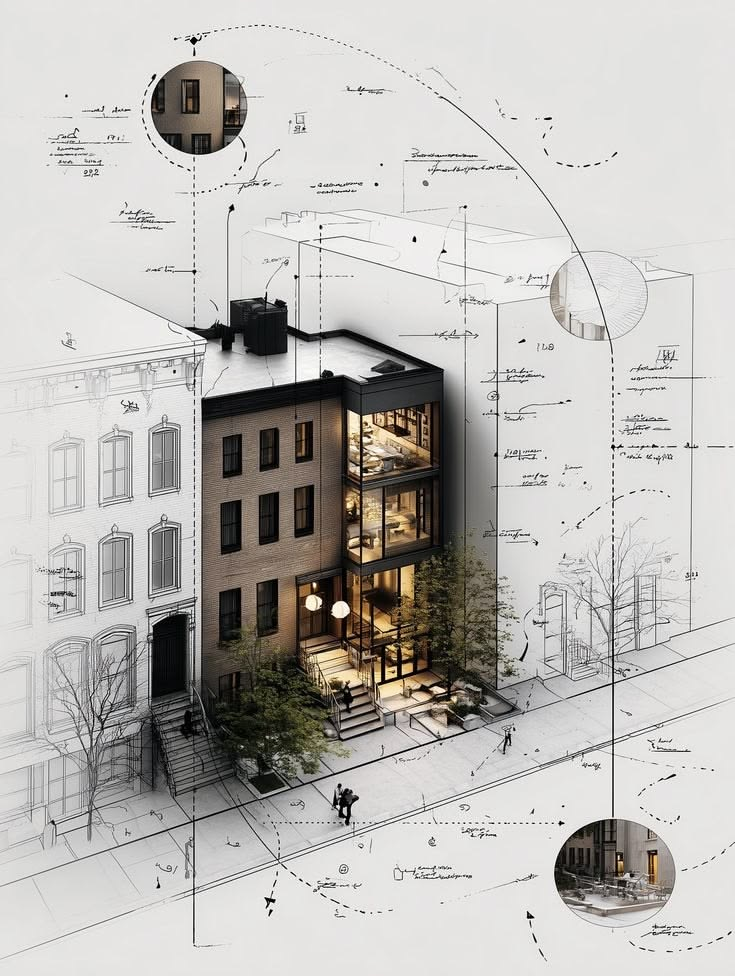
#> input picture match-cut/source.jpg, 735 x 976 px
$ python render.py
#> lines starting #> are read from the running program, lines starting #| are printed output that depends on the picture
"""Sketch-to-render match cut: blueprint pencil pass -> photoreal reveal -> iris into an inset.

Usage: python3 render.py   (writes frames to ./frames and match-cut.mp4 via ffmpeg)
"""
import os, shutil, subprocess
import numpy as np
from PIL import Image, ImageFilter

HERE = os.path.dirname(os.path.abspath(__file__))
FPS, DUR = 30, 8.0
OUT_W, OUT_H = 720, 960

photo = Image.open(os.path.join(HERE, "source.jpg")).convert("RGB")
#> photo is the input picture: PIL image 735x976 RGB; mean R, G, B 189.1, 187, 183.7
W, H = photo.size
#> W = 735; H = 976
P = np.asarray(photo, dtype=np.float32)

# Pencil-sketch pass: colour-dodge of grayscale over its blurred inverse.
gray = np.asarray(photo.convert("L"), dtype=np.float32)
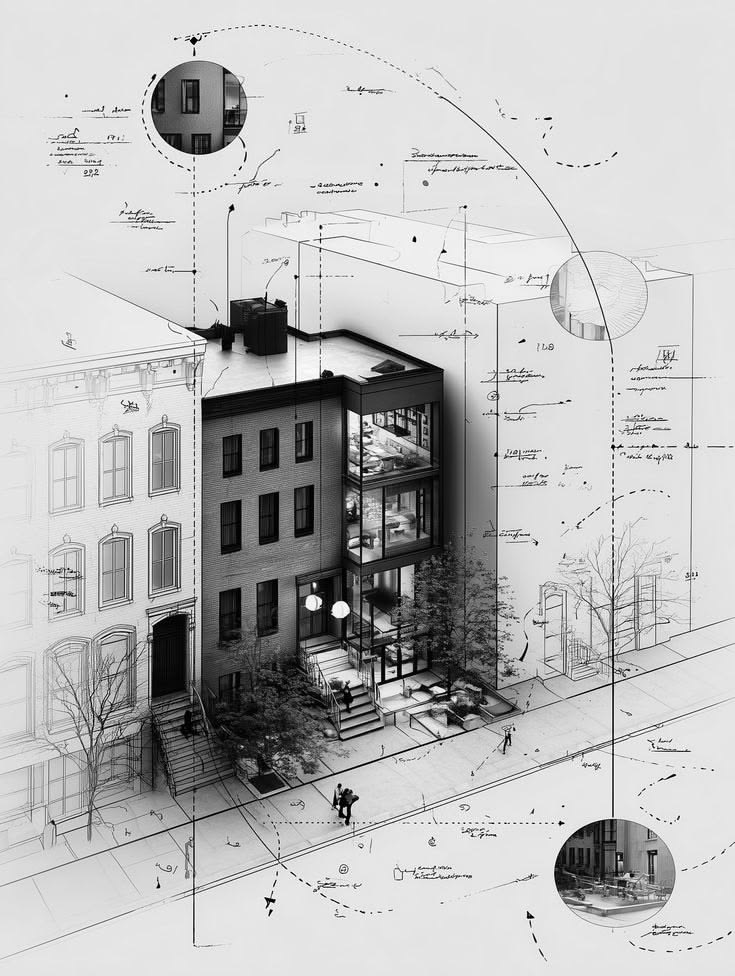
#> gray: shape (976, 735) float32; min 0, max 255, mean 187.3
blur = np.asarray(Image.fromarray((255 - gray).astype(np.uint8)).filter(ImageFilter.GaussianBlur(10)), dtype=np.float32)
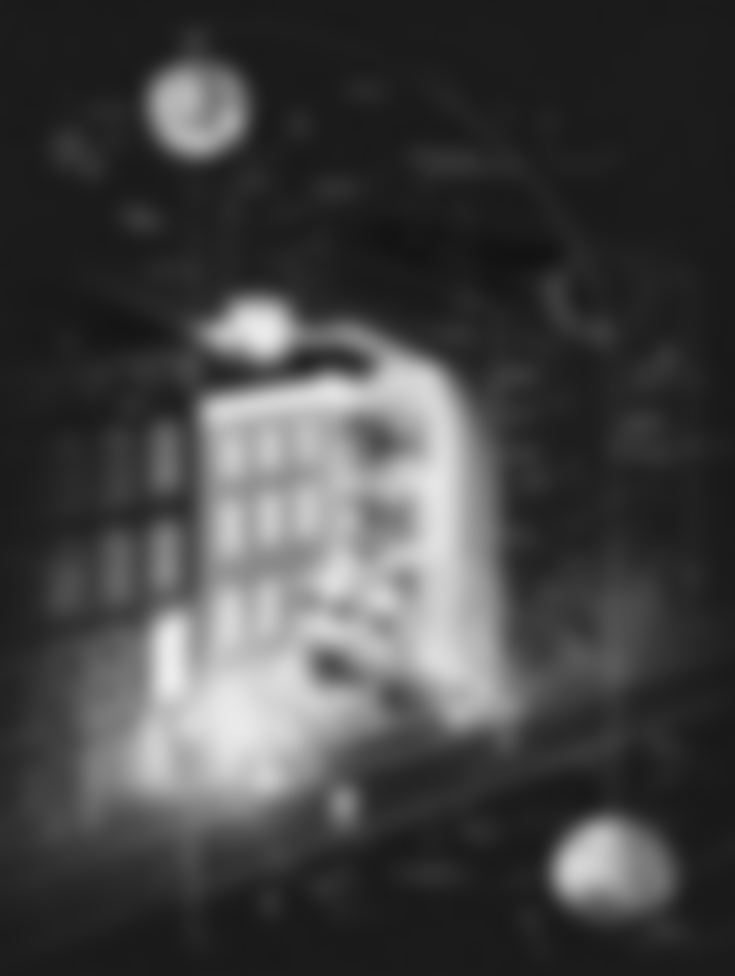
#> blur: shape (976, 735) float32; min 18, max 236, mean 67.7
sketch = np.clip(gray * 255.0 / np.maximum(255.0 - blur, 1.0), 0, 255)
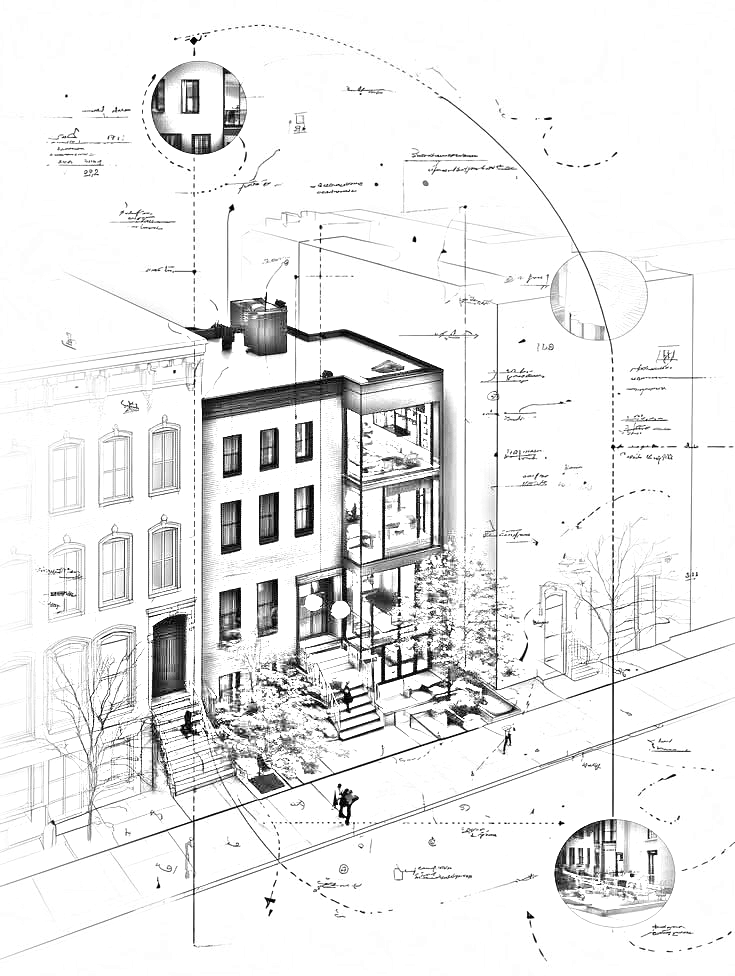
#> sketch: shape (976, 735) float32; min 0, max 255, mean 235.8
sketch = 255 - (255 - sketch) * 1.35                      # darken the lines
paper = np.array([244, 242, 236], dtype=np.float32)       # warm paper tone
S = np.clip(sketch[..., None] / 255.0 * paper, 0, 255)
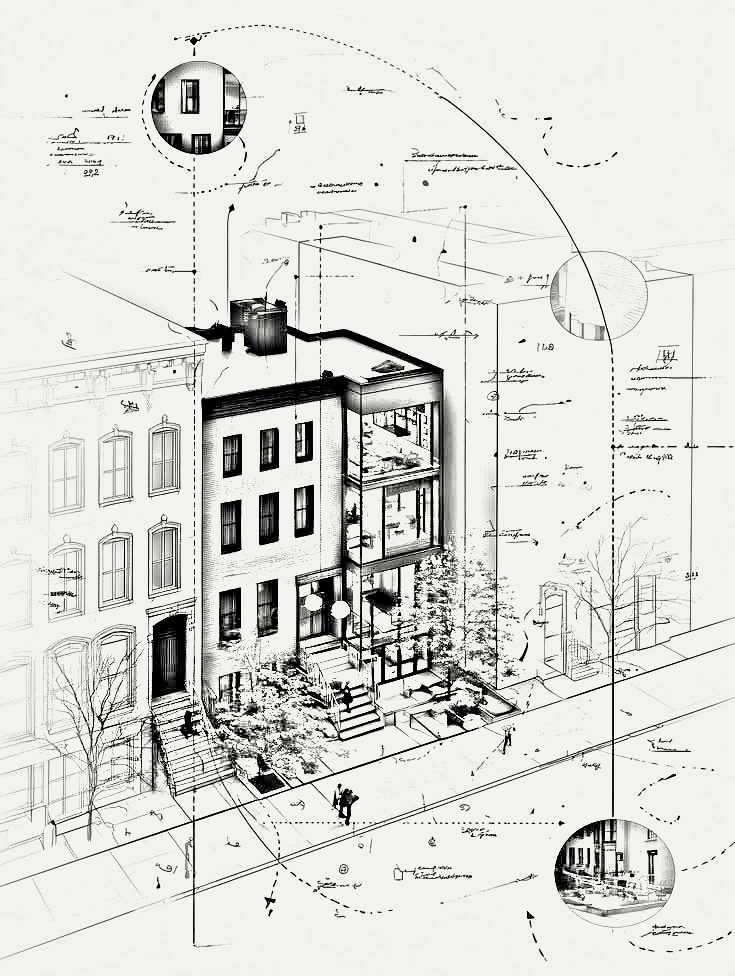
#> S: shape (976, 735, 3) float32; mean of channels 0, 1, 2 218.8, 217.4, 214.6; drawn as R, G, B

yy, xx = np.mgrid[0:H, 0:W].astype(np.float32)
BUILDING = (390, 560)               # centre of the lit townhouse
INSET = (615, 868, 60)              # bottom-right circular inset (cx, cy, r)
d_building = np.hypot(xx - BUILDING[0], yy - BUILDING[1])
d_inset = np.hypot(xx - INSET[0], yy - INSET[1])

def ease(x):
    x = min(max(x, 0.0), 1.0)
    return x * x * (3 - 2 * x)

def seg(t, a, b):
    return ease((t - a) / (b - a))

def lerp(a, b, k):
    return a + (b - a) * k

def frame(t):
    # 1) sketch -> photo radial "develop" from the building outward
    radius = lerp(-80, 950, seg(t, 2.2, 3.8))
    m = np.clip((radius - d_building) / 120.0, 0, 1)[..., None]
    img = S * (1 - m) + P * m

    # 2) iris: everything outside the inset fades to paper
    iris = seg(t, 5.0, 6.4)
    if iris > 0:
        edge = np.clip((d_inset - INSET[2]) / 6.0, 0, 1)[..., None] * iris
        img = img * (1 - edge) + paper * edge

    # 3) camera: slow push, drift to the inset, punch through it
    z_fill = H / (2 * INSET[2]) * 0.92
    if t < 3.8:
        z, cx, cy = lerp(1.0, 1.06, t / 3.8), W / 2, H / 2
    elif t < 5.0:
        k = seg(t, 3.8, 5.0)
        z, cx, cy = lerp(1.06, 1.8, k), lerp(W / 2, INSET[0], k), lerp(H / 2, INSET[1], k)
    else:
        z, cx, cy = lerp(1.8, z_fill, seg(t, 5.0, 6.6)), INSET[0], INSET[1]
    ch = H / z
    cw = ch * OUT_W / OUT_H
    cx = min(max(cx, cw / 2), W - cw / 2)
    cy = min(max(cy, ch / 2), H - ch / 2)
    box = (cx - cw / 2, cy - ch / 2, cx + cw / 2, cy + ch / 2)
    out = Image.fromarray(img.astype(np.uint8)).resize((OUT_W, OUT_H), Image.LANCZOS, box=box)

    # 4) wash to paper, then back to the full sketch so the clip loops
    wash = seg(t, 6.6, 7.1) * (1 - seg(t, 7.3, 8.0))
    if t >= 7.3:
        base = Image.fromarray(S.astype(np.uint8)).resize((OUT_W, OUT_H), Image.LANCZOS, box=(W / 2 - 366, 0, W / 2 + 366, H))
        out = base
    if wash > 0:
        o = np.asarray(out, dtype=np.float32)
        out = Image.fromarray((o * (1 - wash) + paper * wash).astype(np.uint8))
    return out

if __name__ == "__main__":
    fdir = os.path.join(HERE, "frames")
    shutil.rmtree(fdir, ignore_errors=True)
    os.makedirs(fdir)
    n = int(FPS * DUR)
    for i in range(n):
#> (the run stopped early here; a loop or call above may not have finished)
